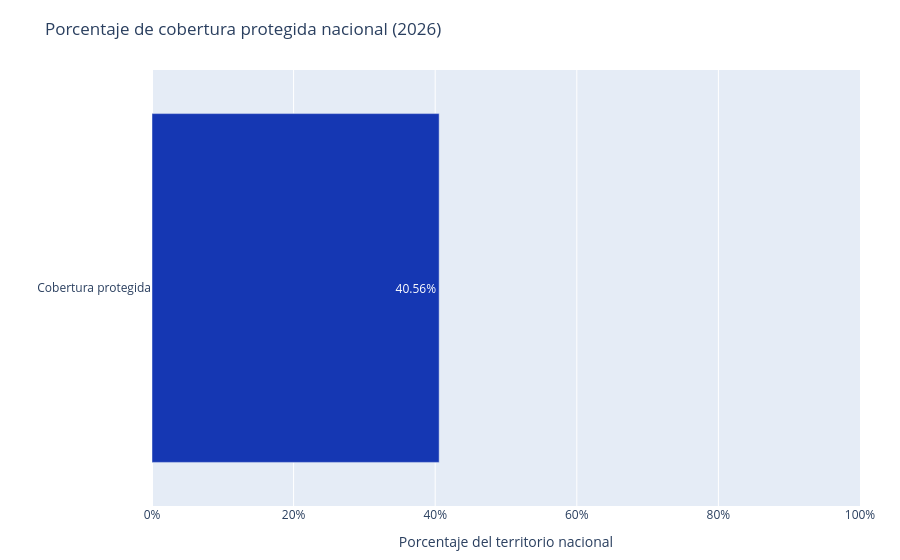

The notebook cell saved with this chart:
### Code cell
df_first = scdb.head(2).copy()
df_first["Value"] = pd.to_numeric(df_first["Value"], errors="coerce")
df_first["Unit"] = df_first["Unit"].astype(str)

# Obtener fila de porcentaje
coverage_percent = df_first[df_first["Unit"].str.lower().eq("percent")].iloc[0]

# Obtener fila de hectáreas
coverage_ha = df_first[df_first["Unit"].str.lower().eq("hectares")].iloc[0]

valor_percent = float(coverage_percent["Value"])
valor_ha = float(coverage_ha["Value"])
anio = int(coverage_percent["Year"])

fig = go.Figure()

fig.add_trace(go.Bar(
    x=[valor_percent],
    y=["Cobertura protegida"],
    orientation="h",
    text=[f"{valor_percent:.2f}%"],
    textposition="inside",
    marker=dict(color="#1537B3"),
    customdata=[[valor_ha]],
    hovertemplate=(
        "Cobertura protegida<br>"
        "Superficie protegida: %{customdata[0]:,.0f} ha<br>"
        "Porcentaje: %{x:.2f}%"
        "<extra></extra>"
    )
))

fig.update_layout(
    title=f"Porcentaje de cobertura protegida nacional ({anio})",
    xaxis=dict(
        title="Porcentaje del territorio nacional",
        range=[0, 100],
        ticksuffix="%"
    ),
    yaxis=dict(title=""),
    height=300,
    margin=dict(l=80, r=40, t=70, b=50),
    showlegend=False
)

fig.show()

### Figure 1 — Plotly figure (JSON) as saved in the notebook; plotly's stock layout.template omitted (floating-point values rounded to 4 significant figures)
{"data": [{"customdata": [[168715200]], "hovertemplate": "Cobertura protegida<br>Superficie protegida: %{customdata[0]:,.0f} ha<br>Porcentaje: %{x:.2f}%<extra></extra>", "marker": {"color": "#1537B3"}, "orientation": "h", "text": ["40.56%"], "textposition": "inside", "type": "bar", "x": [40.56], "y": ["Cobertura protegida"]}], "layout": {"autosize": true, "margin": {"b": 50, "l": 80, "r": 40, "t": 70}, "showlegend": false, "title": {"text": "Porcentaje de cobertura protegida nacional (2026)"}, "xaxis": {"range": [0, 100], "ticksuffix": "%", "title": {"text": "Porcentaje del territorio nacional"}, "type": "linear"}, "yaxis": {"autorange": true, "range": [-0.5, 0.5], "title": {"text": ""}, "type": "category"}}}
